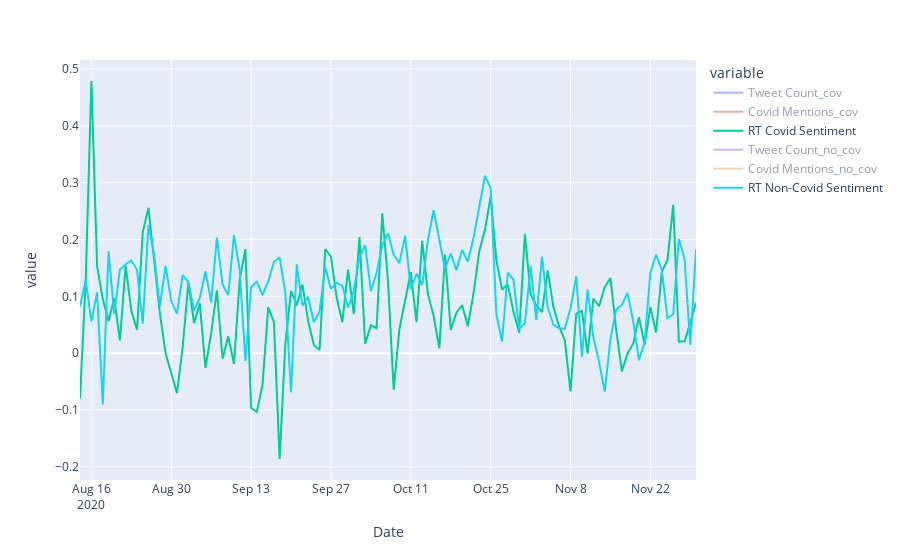

Write notebook code for a chart like this one.
### Code cell
import plotly.express as px

fig = px.line(combined_RT)
fig.show()
